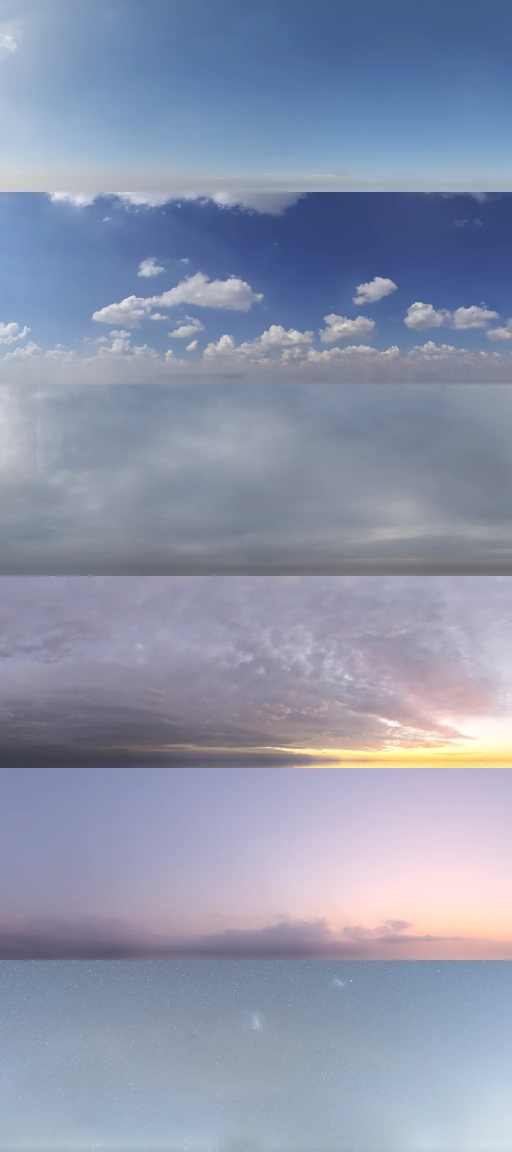
#> input picture web/room/window/sky.webp, 1024 x 2304 px (shown at 1/2 size)
$ python -i window_cards.py   (imports and definitions only)
#> lines starting #> are read from the running program, lines starting #| are printed output that depends on the picture; after the words box and inside, x2 and y2 are one past the last pixel; in counts of white or black regions, pixels touching at a corner belong together
#> further down, picture is the input picture: PIL image 1024x2304 RGB; mean R, G, B 141.2, 149.5, 172.8
"""The view out of SUB-01's window (#98 G7): the photographic plates that web/room/window_view.js layers behind the glass.

The owner asked for the most realistic view possible, so the plates are photographs, all CC0, cut out and prepared here:
  sky.webp     1024 x 2304  six real skies from Poly Haven (CC0), one per row: clear, partly cloudy, overcast, sunset, dusk,
                            night; each row is ±70° of azimuth and -2..50° of elevation of the tonemapped equirectangular
                            panorama, with the sun or the moon kept out of the crop (the shader draws its own)
  mid.webp     2048 x 1134  by day: "Suginami City 2024-05-06" (Wikimedia Commons, public domain by its author), the view
                            over the low houses of the ward next to Kichijōji, the sky cut out; 40 m behind the glass
  mid_n.webp   2048 x 1134  at night: "Blue illuminated buildings in Tokyo" (Commons, CC0), the same kind of view with its
                            real lit windows, mapped into the same metre frame; the two cross-fade through the blue hour
  mid_l.webp   2048 x 1134  the night plate's lit windows, found automatically (bright warm blobs), each with an id so that
                            the shader can switch some of them off and on (R pane, G kind, B id; see window_view.js)
  far.webp     2048 x  556  "Illuminated buildings at twilight in Minato-ku, Tokyo, view from Rainbow Bridge" (Commons, CC0;
                            a Pixabay photograph from 2016, when Pixabay's licence was CC0), the sky and the water cut out
  near.webp    1024 x 1024  a utility pole and its cables, drawn as silhouettes (the only drawn plate; nothing else fits)
  noise.webp    256 x  256  G: rain streaks   B, A: raindrop refraction offsets
  plates.json               what was used: source, author, licence, sha1, the metres each plate covers (the shader's LAYERS)

Sources are fetched into room_build/plates/ (not committed; ~120 MB) by `python room_build/window_cards.py --fetch`,
politely (Wikimedia rate-limits shared addresses: one request at a time, backoff on 429). Then:

    python room_build/window_cards.py            # writes web/room/window/* and prints the sizes
    python room_build/window_cards.py --preview  # also room_build/out/window_plates.png

Everything written is deterministic for a given set of sources (no randomness in the photo plates; one fixed seed for the
drawn pole and the noise).
"""
import argparse
import hashlib
import json
import math
import random
import sys
import time
import urllib.parse
import urllib.request
from pathlib import Path

import numpy as np
from PIL import Image, ImageDraw, ImageFilter

Image.MAX_IMAGE_PIXELS = None
ROOT = Path(__file__).resolve().parent.parent
OUT = ROOT / "web" / "room" / "window"
SRC = ROOT / "room_build" / "plates"
GROUND = -8.2               # the street, metres below the window's centre line (a third-floor room)
SEED = 20261002
BUDGET = 1.5 * 1024 * 1024  # all files together (the task's asset budget)
UA = "SUB01-room-window/1.0 (https://github.com/nocontentinhere4-art/sub-01) python-urllib"

# --- the sources ---------------------------------------------------------------------------------------------------
COMMONS = {
    "mid_day": "File:Suginami_City_2024-05-06.jpg",
    "mid_night": "File:Blue_illuminated_buildings_in_Tokyo.jpg",
    "far": "File:Illuminated_buildings_at_twilight_in_Minato-ku,_Tokyo,_view_from_Rainbow_Bridge_(2016-12-10_by_xegxef_@Pixabay_2086645).jpg",
}
FREE = ("CC0", "PUBLIC DOMAIN")      # licences accepted (free for any use); checked on fetch and recorded in plates.json
# Poly Haven HDRIs (all CC0): id -> (row, the azimuth of the crop's centre in the panorama, degrees from its left edge)
SKIES = [
    ("kloofendal_43d_clear_puresky", 0, 330.0),          # clear day: the blue away from the sun
    ("kloofendal_48d_partly_cloudy_puresky", 1, 320.0),   # partly cloudy day
    ("kloofendal_overcast_puresky", 2, 60.0),             # overcast
    ("belfast_sunset_puresky", 3, 170.0),                 # sunset: the glow lands at +45° in the view, where the sun sets
    ("qwantani_dusk_2_puresky", 4, 160.0),                # dusk, blue hour
    ("kloppenheim_02_puresky", 5, 120.0),                 # a clear night with stars; the moon's glow kept out
]
SKY_W, SKY_H, SKY_AZ, SKY_EL0, SKY_EL1 = 1024, 384, 70.0, -2.0, 50.0

# --- the diorama: what the plates cover, in metres (window_view.js LAYERS must say the same; tests compare plates.json) -----
LAYERS = {
    "near": {"d": 14.0, "xm": 16.0, "y0": -9.0, "y1": 7.0, "cx": 0.0},
    "mid": {"d": 40.0, "xm": 56.0, "y0": -18.0, "y1": 13.0, "cx": 4.0},      # 2048 x 1134 (36.6 px/m); the horizon at y = 0
    "far": {"d": 200.0, "xm": 48.0, "y0": -1.0, "y1": 11.8, "cx": 8.0},       # 2048 x 546 (42.7 px/m); the skyline's foot at -1.0
}
MID_PX = (2048, 1134)
# where each photograph's horizon is (fraction of its height from the top) and how much of its width is kept (x0, x1)
PHOTOS = {"mid_day": {"horizon": 0.412, "x": (0.0, 1.0)}, "mid_night": {"horizon": 0.552, "x": (0.0, 1.0), "top": 0.22},
          "far": {"horizon": 0.625, "x": (0.0, 0.58), "top": 0.0}}


# [48 lines left out: functions http, fetch, not called in this run]


def sources_ready():
    return (SRC / "meta.json").exists() and all((SRC / f"{k}.jpg").exists() for k in list(COMMONS) + [s[0] for s in SKIES])


# --- helpers -------------------------------------------------------------------------------------------------------
def sky_mask(img, max_row=None, grad_tol=9.0, blur=1.2, feather=1.5, seed_rows=3, erode=1):
    """1 where the sky is: the region of low local gradient connected to the top of the picture (clouds and twilight
    gradients are smooth; the skyline is an edge), limited to rows above `max_row`, eroded one pixel and feathered"""
#> called with grad_tol = 9, blur = 1.2, feather = 1.5, seed_rows = 3, erode = 1
    from scipy import ndimage
    g = np.asarray(img.convert("L").filter(ImageFilter.GaussianBlur(blur))).astype(np.float32)
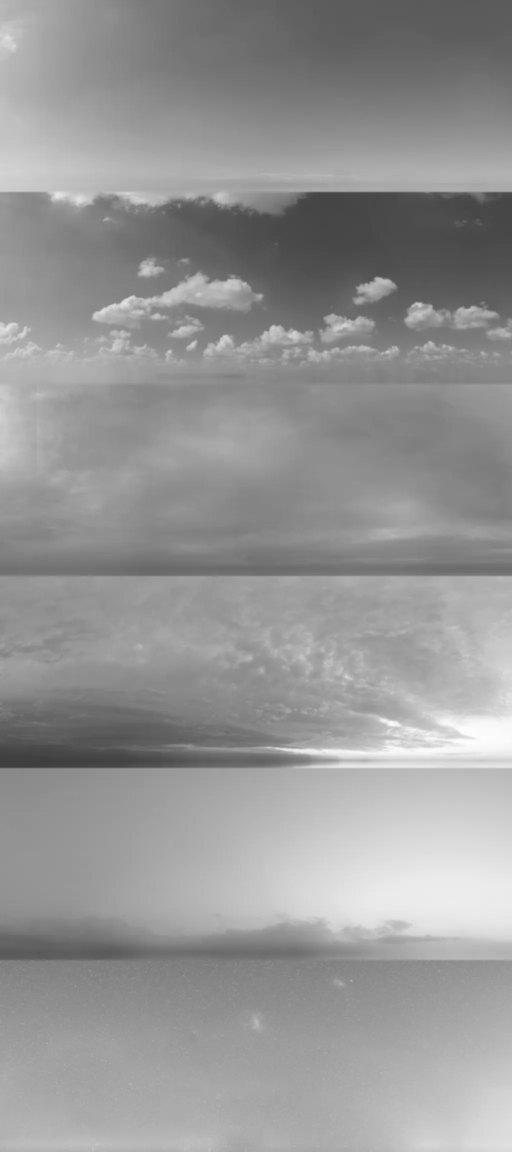
#> g: shape (2304, 1024) float32 (shown at 1/2 size); min 61, max 253, mean 149.7
    H, W = g.shape
#> H = 2304; W = 1024
    max_row = H if max_row is None else max_row
#> max_row = 2304
    gx = np.zeros_like(g); gy = np.zeros_like(g)
    gx[:, 1:] = np.abs(np.diff(g, axis=1)); gy[1:, :] = np.abs(np.diff(g, axis=0))
#> after `gy[1:, :] = np.abs(np.diff(g, axis=0))`:
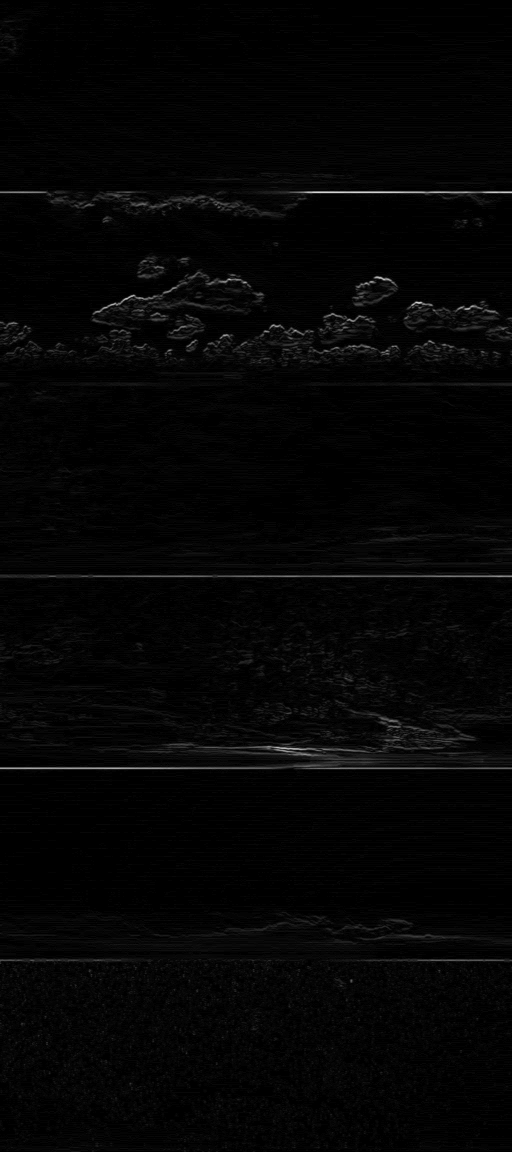
#> gy: shape (2304, 1024) float32 (shown at 1/2 size); min 0, max 33, mean 0.6; drawn with min black and max white
    low = np.maximum(gx, gy) < grad_tol
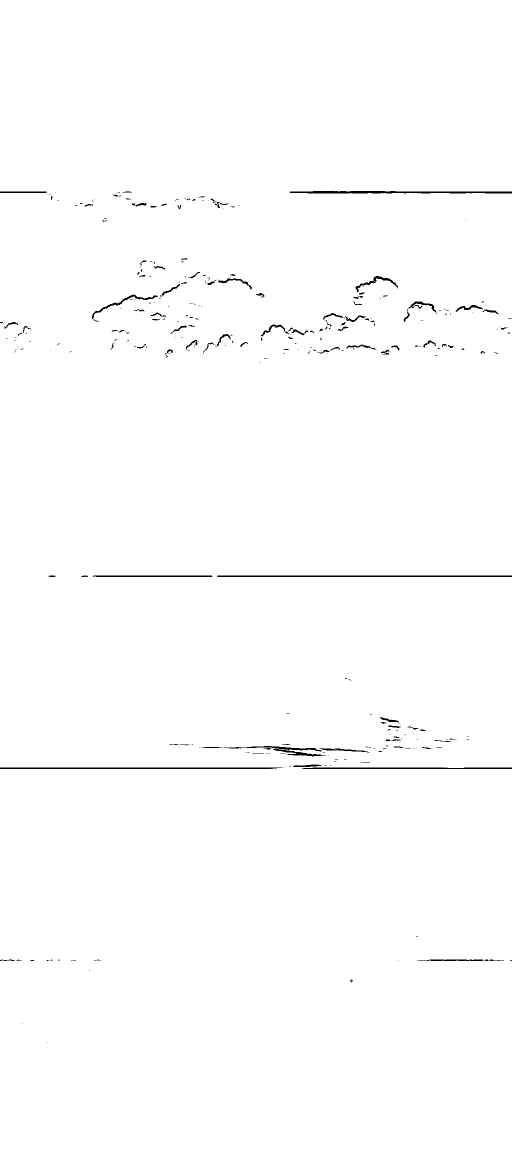
#> low: shape (2304, 1024) bool (shown at 1/2 size); 99.3% white; 350 black regions (251 under 20 px), largest, box (x1, y1, x2, y2) and area: (434, 1151, 1024, 1154) 1768, (579, 382, 1024, 387) 1741, (0, 1535, 565, 1538) 1663
    low[max_row:] = False
    lab, n = ndimage.label(low)
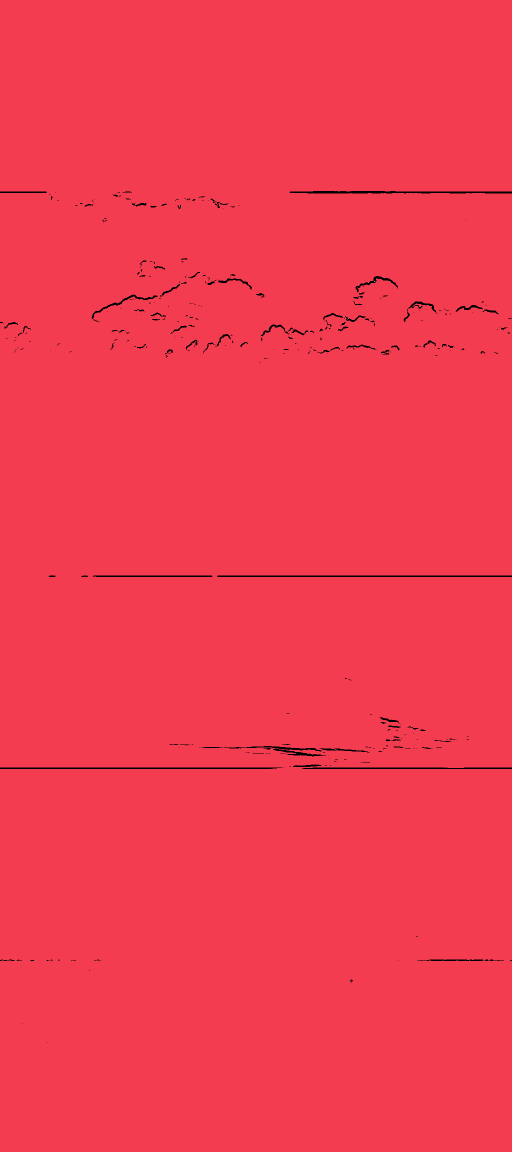
#> lab: shape (2304, 1024) int32 (shown at 1/2 size); 10 distinct labels, from 0 to 9; one colour per label, 0 black
#> n = 9
    top_ids = np.unique(lab[:seed_rows]); top_ids = top_ids[top_ids > 0]
#> after `top_ids = np.unique(lab[:seed_rows])`: top_ids = [1]
    sky = np.isin(lab, top_ids)
    sky[max_row:] = False
    # islands in the sky (clouds with edges, specks) are not buildings: only what connects to the ground stays
    obj = ~sky; obj[max_row:] = True
#> after `obj = ~sky`:
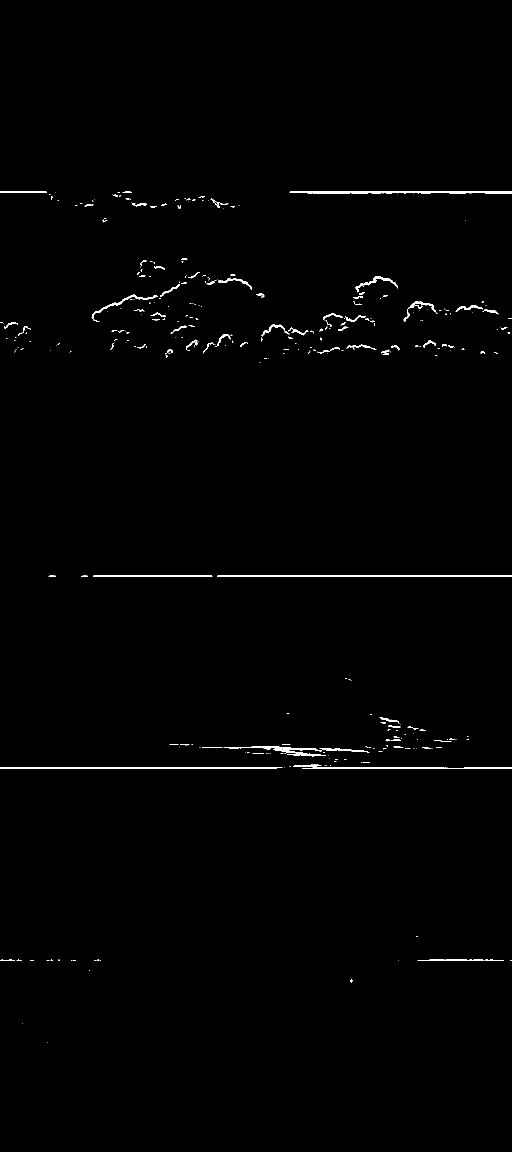
#> obj: shape (2304, 1024) bool (shown at 1/2 size); 0.71% white; 350 white regions (250 under 20 px), largest, box (x1, y1, x2, y2) and area: (434, 1151, 1024, 1154) 1768, (579, 382, 1024, 387) 1741, (0, 1535, 565, 1538) 1663
    lab2, n2 = ndimage.label(obj)
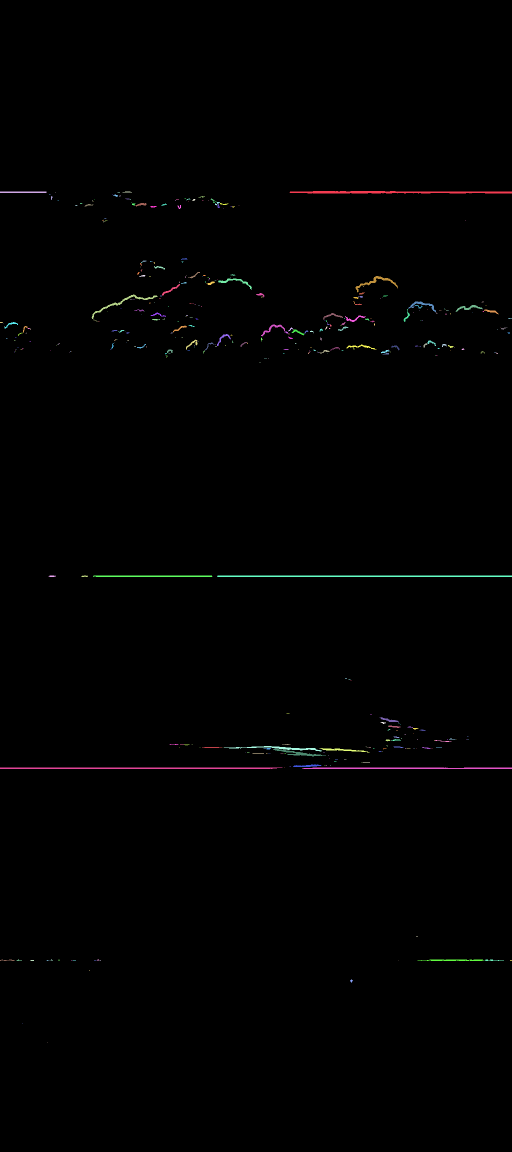
#> lab2: shape (2304, 1024) int32 (shown at 1/2 size); 416 distinct labels, from 0 to 415; one colour per label, 0 black
#> n2 = 415
    ground_ids = np.unique(lab2[max_row - 1]) if max_row <= H else np.unique(lab2[-1]); ground_ids = ground_ids[ground_ids > 0]
#> after `ground_ids = np.unique(lab2[max_row - 1]) if max_row <= H else np.uniq`: ground_ids = [0]
#> after `ground_ids = ground_ids[ground_ids > 0]`: ground_ids = empty array
    sky = ~np.isin(lab2, ground_ids)
#> sky: shape (2304, 1024) bool; every value is 1
    sky[max_row:] = False
    sky = ndimage.binary_closing(sky, iterations=2)                 # jpeg speckle inside the sky
#> sky: shape (2304, 1024) bool; 99.4% white; 1 black region, box (x1, y1, x2, y2) and area: (0, 0, 1024, 2304) 13296
    sky = ndimage.binary_erosion(sky, iterations=erode)             # keep the halo off the skyline
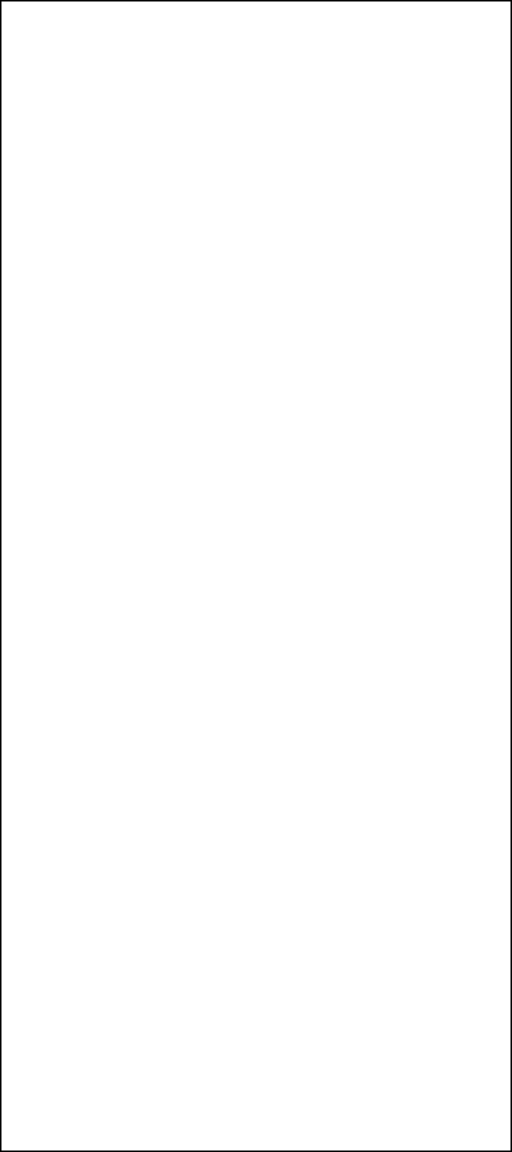
#> sky: shape (2304, 1024) bool (shown at 1/2 size); 99.2% white; 1 black region, box (x1, y1, x2, y2) and area: (0, 0, 1024, 2304) 19932
    m = Image.fromarray((sky * 255).astype(np.uint8), "L")
    if feather:
        m = m.filter(ImageFilter.GaussianBlur(feather))
    return np.asarray(m).astype(np.float32) / 255


# [204 lines left out: functions cutout, fade_edges, equirect_crop, card_near, noise_tex, into_frame and 4 more, not called in this run]


def strip_html(s):
    import re
    return re.sub(r"<[^>]+>", "", s).strip()


# [10 lines not run here, left out]

>>> from PIL import Image
>>> picture = Image.open('../web/room/window/sky.webp')
>>> result = sky_mask(picture)
